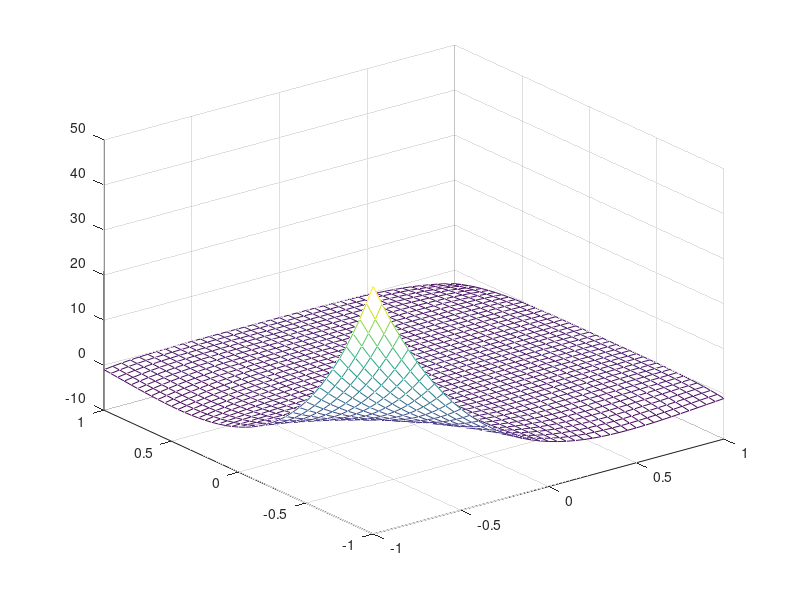

Recreate this plot in MATLAB.
%% Matrix A;
clc
clear all
format long

% Matrix_A = zeros(21,21);
% 
% Matrix_A (:,1) = [1     0     0     0     0     0     0     0     0     0     0     0     0     0     0     0     0     0     0     0 0 ];
% Matrix_A (:,2) = [0     1     0     0     0     0     0     0     0     0     0     0     0     0     0     0     0     0     0     0 0 ];
% Matrix_A (:,3) = [0     0     1     0     0     0     0     0     0     0     0     0     0     0     0     0     0     0     0     0 0 ];
% Matrix_A (:,4) = [0     0     0     2     0     0     0     0     0     0     0     0     0     0     0     0     0     0     0     0 0 ];
% Matrix_A (:,5) = [0     0     0     0     1     0     0     0     0     0     0     0     0     0     0     0     0     0     0     0 0 ];
% Matrix_A (:,6) = [0     0     0     0     0     2     0     0     0     0     0     0     0     0     0     0     0     0     0     0 0 ];
% Matrix_A (:,7) = [1     1     0     1     0     0     1     0     0     0     1     0     0     0     0     1     0     0     0     0 0 ];
% Matrix_A (:,8) = [0     1     0     2     0     0     3     0     0     0     4     0     0     0     0     5     0     0     0     0 0 ];
% Matrix_A (:,9) = [0     0     1     0     1     0     0     1     0     0     0     1     0     0     0     0     1     0     0     0 0 ];
% Matrix_A (:,10) = [0     0     0     2     0     0     6     0     0     0    12     0     0     0     0    20     0     0     0     0 0 ];
% Matrix_A (:,11) = [0     0     0     0     1     0     0     2     0     0     0     3     0     0     0     0     4     0     0     0 0 ];
% Matrix_A (:,12) = [0     0     0     0     0     2     0     0     2     0     0     0     2     0     0     0     0     2     0     0 0 ];
% Matrix_A (:,13) = [1     0     1     0     0     1     0     0     0     1     0     0     0     0     1     0     0     0     0     0 1 ];
% Matrix_A (:,14) = [0     1     0     0     1     0     0     0     1     0     0     0     0     1     0     0     0     0     0     1 0 ];
% Matrix_A (:,15) = [0     0     1     0     0     2     0     0     0     3     0     0     0     0     4     0     0     0     0     0 5 ];
% Matrix_A (:,16) = [0     0     0     2     0     0     0     2     0     0     0     0     2     0     0     0     0     0     2     0 0 ];
% Matrix_A (:,17) = [0     0     0     0     1     0     0     0     2     0     0     0     0     3     0     0     0     0     0     4 0 ];
% Matrix_A (:,18) = [0     0     0     0     0     2     0     0     0     6     0     0     0     0    12     0     0     0     0     0 20 ];
% Matrix_A (:,19) = [0    sqrt(2)/2    sqrt(2)/2    sqrt(2)/2    sqrt(2)/2    sqrt(2)/2    3*sqrt(2)/8    3*sqrt(2)/8    3*sqrt(2)/8    3*sqrt(2)/8    sqrt(2)/4    sqrt(2)/4    sqrt(2)/4    sqrt(2)/4    sqrt(2)/4    5*sqrt(2)/32    5*sqrt(2)/32    5*sqrt(2)/32    5*sqrt(2)/32    5*sqrt(2)/32    5*sqrt(2)/32 ];
% Matrix_A (:,20) = [0   -1         0         0   -0.5         0         0         0   -0.25         0         0         0      0   -0.125         0         0         0         0         0   -0.0625         0];
% Matrix_A (:,21) = [0         0   -1         0   -0.5         0         0   -0.25         0         0         0   -0.125      0         0         0         0   -0.0625         0         0         0         0];
% 
% syms x y;
% V = [1 ;x ;y ;x^2 ;x*y ;y^2 ;x^3 ;x^2*y ;x*y^2 ;y^3 ;x^4 ;x^3*y ;x^2*y^2 ;x*y^3 ;y^4 ;x^5 ;x^4*y ;x^3*y^2 ;x^2*y^3 ;x*y^4 ;y^5];
% 
% F = (Matrix_A^(-1))'*V;
% 

% syms x;
% phi = [1 x y x^2 x*y y^2 x^3 x^2*y x*y^2 y^3 x^4 x^3*y x^2*y^2 x*y^3 y^4 x^5 x^4*y x^3*y^2 x^2*y^3 x*y^4 y^5];
% phi_x = [ 0, 1, 0, 2*x, y, 0, 3*x^2, 2*x*y, y^2, 0, 4*x^3, 3*x^2*y, 2*x*y^2, y^3, 0, 5*x^4, 4*x^3*y, 3*x^2*y^2, 2*x*y^3, y^4, 0];
% phi_y = [ 0, 0, 1, 0, x, 2*y, 0, x^2, 2*x*y, 3*y^2, 0, x^3, 2*x^2*y, 3*x*y^2, 4*y^3, 0, x^4, 2*x^3*y, 3*x^2*y^2, 4*x*y^3, 5*y^4];
% phi_xx = [ 0, 0, 0, 2, 0, 0, 6*x, 2*y, 0, 0, 12*x^2, 6*x*y, 2*y^2, 0, 0, 20*x^3, 12*x^2*y, 6*x*y^2, 2*y^3, 0, 0];
% phi_xy = [ 0, 0, 0, 0, 1, 0, 0, 2*x, 2*y, 0, 0, 3*x^2, 4*x*y, 3*y^2, 0, 0, 4*x^3, 6*x^2*y, 6*x*y^2, 4*y^3, 0];
% phi_yy = [ 0, 0, 0, 0, 0, 2, 0, 0, 2*x, 6*y, 0, 0, 2*x^2, 6*x*y, 12*y^2, 0, 0, 2*x^3, 6*x^2*y, 12*x*y^2, 20*y^3];


% x = 1/2;
% y = 0;
% phi(x,y)
% -phi_y(x,y)
% phi_xx(x,y)
% phi_xy(x,y)
% phi_yy(x,y)


% A1 = [1 -1 1 -1 1 -1; 1 1 1 1 1 1; 0 1 -2 3 -4 5; 0 1 2 3 4 5; 0 0 2 -6 12 -20; 0 0 2 6 12 20];
% A1
% A1^(-1)

X = -1:0.05:1;
Y = -1:0.05:1;
[xi,eta] = meshgrid(X,Y);


% mesh(x,y,1-10*x.^3-10*y.^3+15*x.^4-30*x.^2.*y.^2 +15*y.^4 - 6*x.^5 + 30*x.^3.*y.^2+20*x.^2.*y.^3 - 6*y.^5)

% mesh(xi,eta,xi -6*xi.^3-11*xi.*eta.^2 +8*eta.^4+10*xi.^2.*eta.^2+18*xi.*eta.^3-3*xi.^5 +xi.^3.*eta.^2-10*xi.^2.*eta^3-8*xi.*eta.^4)

% mesh(xi,eta,eta -11*xi.^2*eta -6*eta.^3 + 18*xi.^3*eta + 10*xi.^2.*eta.^2 + 8*eta.^4 -8*xi.^4.*eta -10*xi.^3.*eta.^2 + xi.^2.*eta^3 - 3*eta.^5)

% mesh(xi,eta,1/2*xi.^2 - 3/2*xi.^3 + 3/2*xi.^4 - 3/2*xi.^2.*eta.^2 -1/2*xi.^5 + 3/2*xi.^3.*eta.^2 + xi.^2.*eta.^3)

mesh(xi,eta, xi.*eta -4*xi.^2.*eta - 4*xi.*eta.^2 + 5*xi.^3.*eta + 10*xi.^2.*eta.^2 + 5*xi.*eta.^3 -2*xi.^4.*eta - 6*xi.^3.*eta.^2 - 6*xi.^2.*eta.^3 - 2*xi.*eta.^4)
